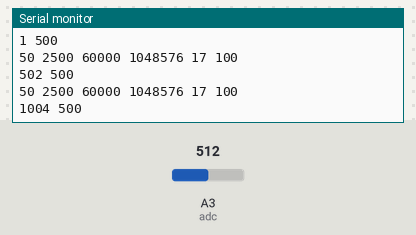
A sketch run on a simulated Arduino Uno, built with avr-gcc and run on an emulated ATmega328P. Shown: the last lines printed to the serial monitor. The test bench sets the inputs (shaded band); at power-on: A3 (adc) = 512.

Above: at 1.3 s.
1.4 s: A3 (adc) set to 716
At 1.83 s:
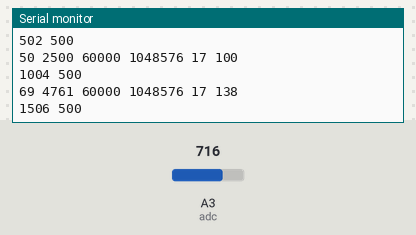
2.9 s: A3 (adc) set to 900
At 3.33 s:
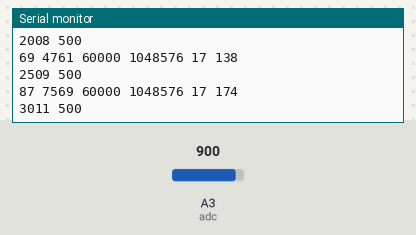
Timing chart, 0 to 5.9 s (numbered marks = the images above; inputs shaded):
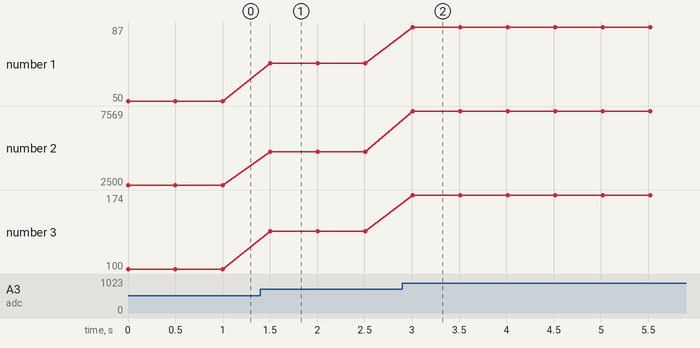

The sketch:

numbers_n1.ino
```cpp
// Made from a Python program in the ZERO1 Simulator; edits here are not turned back into Python.
// N1: every whole number is a long (§4.7, §2.13).

const int LED_RED = A1;        // red LED
const int POT_LDR = A3;        // potentiometer / light sensor

const int adc = POT_LDR;
long big = 60L * 1000L;
long shifted = 1L << 20L;
long start = 0;

// Runs once: the lines before "while True:"
void setup() {
  Serial.begin(9600);
  start = (long)millis();
}

// Runs forever: the body of "while True:" (line 11)
void loop() {
  long percent = (long)analogRead(adc) * 100L / 1023L;
  long square_ = percent * percent;
  long mixed = (long)LED_RED + 1L + (long)true;
  Serial.print(percent);
  Serial.print(" ");
  Serial.print(square_);
  Serial.print(" ");
  Serial.print(big);
  Serial.print(" ");
  Serial.print(shifted);
  Serial.print(" ");
  Serial.print(mixed);
  Serial.print(" ");
  Serial.println(-percent * -2L);
  Serial.print((long)millis() - start);
  Serial.print(" ");
  Serial.println(start + 500L);
  delay(500);
}
```

Measured:
- after the input at 1.4 s, the serial monitor: prints a new line after 0.11 s (image 1)
- after the input at 2.9 s, the serial monitor: prints a new line after 0.11 s (image 2)
- plotted number 1: 50 → 69 after the input at 1.4 s, 69 → 87 after the input at 2.9 s
- plotted number 2: 2500 → 4761 after the input at 1.4 s, 4761 → 7569 after the input at 2.9 s
- plotted number 3: 100 → 138 after the input at 1.4 s, 138 → 174 after the input at 2.9 s
